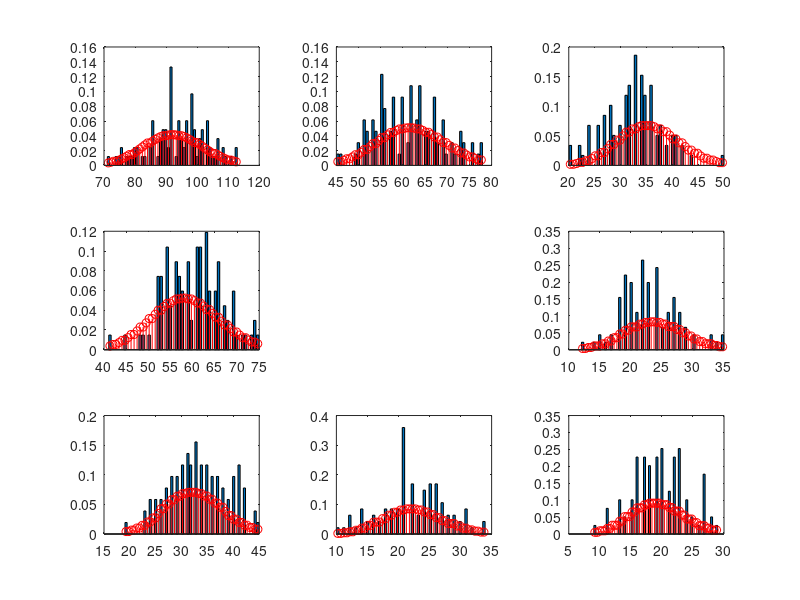

Write MATLAB code to recreate this figure.
%% Spike train Hwk 3 ELEC 548
% By Dan Calderon, 10/10/12
%
%
%
%
% simulated motor cortical neuron that has a cosine tuning curve described in equation (1.15) in Theoretical Neuroscience
% (TN, by Dayan and Abbott):
% lambda(s) = r0 + (rmax-r0) cos(s - smax)
% where lambda is the firing rate (in spikes per second), s is the reaching angle of the arm, smax is the
% reaching angle associated with the maximum response rmax, and r0 is an o?set that shifts
% the tuning curve up from the zero axis. Let r0 = 30, rmax = 50, and smax
% = pi.

%% Initialization
k = [-3 -2 -1 0 1 2 3 4];

T = 1;
r0 = 30;
rmax = 50;
smax = pi;

lambda = zeros(1,length(k));
s = zeros(1, length(k));

ISI = zeros(length(k),1000);
spikes = zeros(length(k),1000);
time = linspace(0,T,1000);
count = zeros(50,100);
countsum = zeros(length(k),50);
counttrial = zeros(length(k),100);
countmean = zeros(1,length(k));
countvar = zeros(1,length(k));


%% Main Loop
for i = 1:length(k)
    for y = 1:100
        s(i) = k(i) * pi/4;                                     % Specified angles for Problem
    
        lambda(i) = r0 + (rmax - r0) * cos(s(i) - smax);        % Lambda Equation 1.15 from Dayan & Abbott
  
        for j = 1:1000                                          % Generate 100 ISIs 
            ISI(i,j) = exprnd(lambda(i))/1000;                  %  
        end                                                     %
    
        ISI = cumsum(ISI(i,:));                                 % Describe ISIs cumulatively
        
        last_spike = find(ISI>T,1,'first');                     % find where ISI exceeds the total Trial time 1 sec                                                              
        ISI = ISI(1:last_spike-1);                              % last spiking time in T is last_spike-1
        
        spikes(i,:) = zeros(1,1000);                            % Reset spikes vector for new spike train
        
        for z = 1:length(ISI)                                   % Insert Spike locations into empty spike train vector
            ISI(z) = ceil(1000*ISI(z));                         %
            spikes(i,ISI(z)) = 1;                               %
        end
        
        counttrial(i,y) = sum(spikes(i,:));                     % Key contribution for Problem 3c.
        counttotal = sum(counttrial(i,:),2);
        countmean(i) = sum(counttrial(i,:),2)/100;             % Useful to
                                                                % plot mean for problem 3c.
        countvar(i) = var(counttrial(i,:));
        
%        for w = 1:50                                            % Histogram counts for Problem 3b.
%            edge1 = (w-1)*20 + 1;                               %
%            edge2 = (w-1)*20 + 20;                              %
%            count(w,y) = sum(spikes(i,edge1:edge2));            %
%        end   
    end
       
    [f, x] = hist(counttrial(i,:),50);     % create the histogram from data and note frequencies (f)  and locations (x)
    
    lparam = poissfit(x);                  % Determines lambda parameter for poisson pdf given x locations
    
    %% to do
    poiss = ((lparam.^floor(x))./factorial(floor(x))) * exp(-lparam);        % analytical pdf of the poisson distribution
        
    
        if i ==1
            subplot(3,3,6)
            bar(x,f/trapz(x,f)); hold on  % normalizes hist frequency using the trapz function as shown in: 
                                  % http://stackoverflow.com/questions/5320677/how-to-normalize-a-histogram-in-matlab
            stem(x,poiss,'r'); hold off
        elseif i ==2
            subplot(3,3,3)
            bar(x,f/trapz(x,f)); hold on  % normalizes hist frequency using the trapz function as shown in: 
                                  % http://stackoverflow.com/questions/5320677/how-to-normalize-a-histogram-in-matlab
            stem(x,poiss,'r'); hold off
        elseif i == 3
            subplot(3,3,2)
            bar(x,f/trapz(x,f)); hold on  % normalizes hist frequency using the trapz function as shown in: 
                                  % http://stackoverflow.com/questions/5320677/how-to-normalize-a-histogram-in-matlab
            stem(x,poiss,'r'); hold off
        elseif i == 4
            subplot(3,3,1)
            bar(x,f/trapz(x,f)); hold on  % normalizes hist frequency using the trapz function as shown in: 
                                  % http://stackoverflow.com/questions/5320677/how-to-normalize-a-histogram-in-matlab
            stem(x,poiss,'r'); hold off
        elseif i == 5
            subplot(3,3,4)
            bar(x,f/trapz(x,f)); hold on  % normalizes hist frequency using the trapz function as shown in: 
                                  % http://stackoverflow.com/questions/5320677/how-to-normalize-a-histogram-in-matlab
            stem(x,poiss,'r'); hold off
        elseif i == 6
            subplot(3,3,7)
            bar(x,f/trapz(x,f)); hold on  % normalizes hist frequency using the trapz function as shown in: 
                                  % http://stackoverflow.com/questions/5320677/how-to-normalize-a-histogram-in-matlab
            stem(x,poiss,'r'); hold off
        elseif i == 7
            subplot(3,3,8)
            bar(x,f/trapz(x,f)); hold on  % normalizes hist frequency using the trapz function as shown in: 
                                  % http://stackoverflow.com/questions/5320677/how-to-normalize-a-histogram-in-matlab
            stem(x,poiss,'r'); hold off
        elseif i == 8
            subplot(3,3,9)
            bar(x,f/trapz(x,f)); hold on  % normalizes hist frequency using the trapz function as shown in: 
                                  % http://stackoverflow.com/questions/5320677/how-to-normalize-a-histogram-in-matlab
             stem(x,poiss,'r'); hold off
        end    
    
end



   




